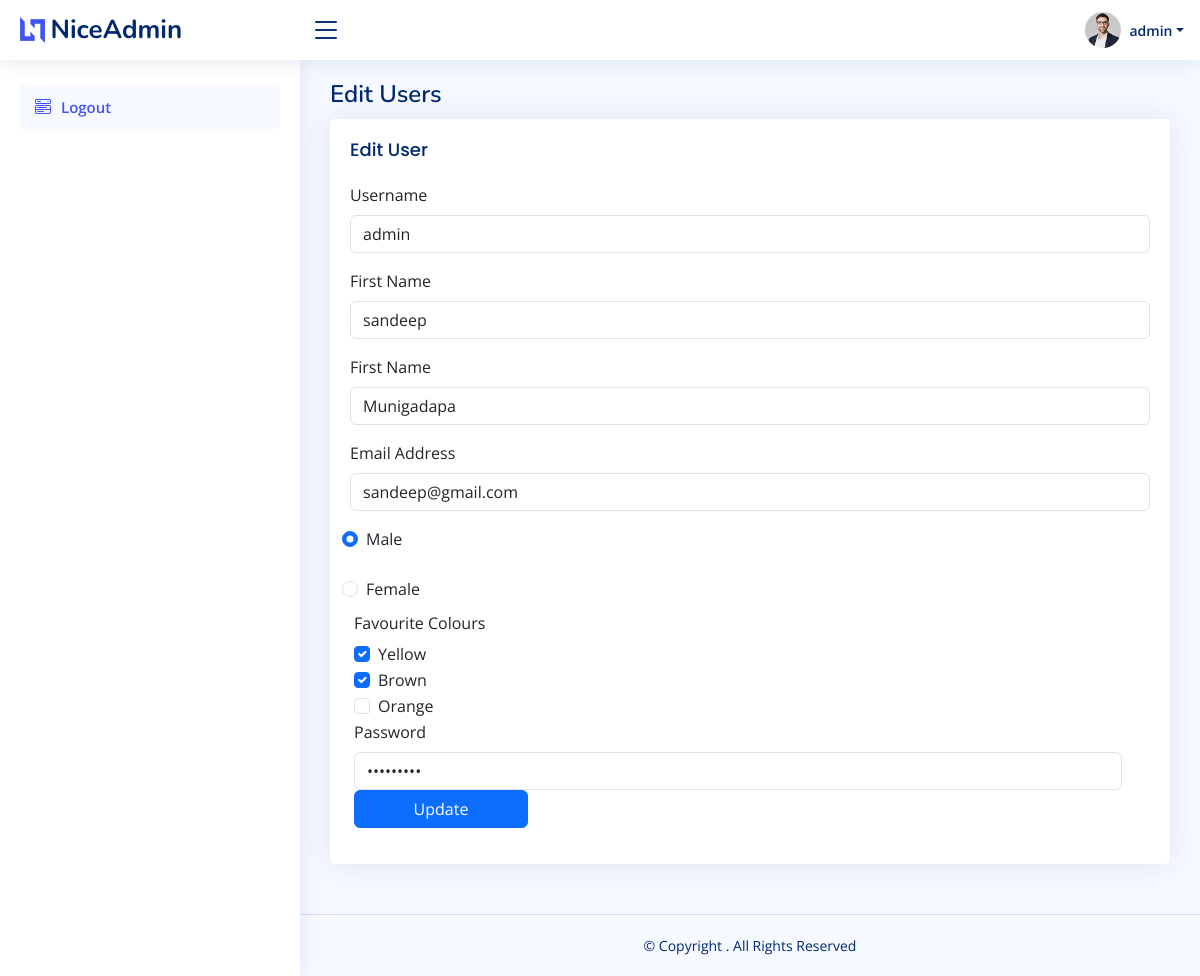
Screenshot of /edit_user.php?user_id=1 (signed in) with the database file from the repository.
### tables this page shows
CREATE TABLE `users` (
  `id` int(11) NOT NULL,
  `first_name` varchar(255) NOT NULL,
  `last_name` varchar(255) NOT NULL,
  `email_id` varchar(255) NOT NULL,
  `gender` varchar(255) NOT NULL,
  `fav_colors` text NOT NULL,
  `user_name` text NOT NULL,
  `password` varchar(255) NOT NULL,
  `role` int(11) NOT NULL,
  `datetime` datetime NOT NULL,
  `is_exist` int(11) NOT NULL DEFAULT 1
);

### edit_user.php (the view, shortened to what this page needs)
<!DOCTYPE html>
<html lang="en">
<?php include('dbconfig.php');?>
<?php include('head.php');
$user_id = $_GET['user_id'];
?>
<body>
  <?php include('header.php');?>
  <?php include('sidebar.php');?>
  <main id="main" class="main">
    <div class="pagetitle">
      <h1>Edit Users</h1>
    </div>
    <section class="section">
      <div class="row">
        <div class="col-lg-12">
          <div class="card">
            <div class="card-body">
              <?php
              $sql="SELECT * FROM users WHERE id='$user_id'";
              $res = mysqli_query($db,$sql);
              $row = mysqli_fetch_assoc($res);
              $color = $row['fav_colors'];
              $each_color = explode(',',$color);
              ?>
<h5 class="card-title">Edit User</h5>
              <form class="row g-3" method="post">
            <div class="col-12">
                <label for="yourUsername" class="form-label">Username</label>
                <div class="input-group">
                  <input type="text" placeholder="Enter User Name" value="<?php echo $row['user_name'];?>" name="u_user_name" class="form-control" id="yourUsername" required>
                </div>
              </div>
              <div class="col-12">
                <label for="yourName" class="form-label">First Name</label>
                <input type="text" value="<?php echo $row['first_name'];?>" name="u_first_name" placeholder="Enter First Name"  class="form-control" id="yourName" required>
              </div>
              <div class="col-12">
                <label for="yourName" class="form-label">First Name</label>
                <input type="text" value="<?php echo $row['last_name'];?>" name="u_last_name" placeholder="Enter Last Name"  class="form-control" id="yourName" required>
              </div>
              <div class="col-12">
                <label for="yourEmail" class="form-label">Email Address</label>
                <input type="email" value="<?php echo $row['email_id'];?>" placeholder="Enter Your Email" name="u_email_id" class="form-control" id="yourEmail" required>
              </div>
                      <div class="form-check">
                        <label for="yourEmail" class="form-label">Male</label>
                        <input class="form-check-input" type="radio" name="u_gender" value="Male" <?php if($row['gender']=='Male'){echo 'Checked';}?>>
                      </div>
                      <div class="form-check">
                        <label for="yourEmail" class="form-label">Female</label>
                        <input class="form-check-input" type="radio" name="u_gender" value="Female" <?php if($row['gender']=='Female'){echo 'Checked';}?>>
                      </div>
                      <div class="row mb-3">
                      <legend class="col-form-label pt-0">Favourite Colours</legend>
                      <div class="col-sm-10">
                      <div class="form-check">
                      <label class="form-check-label">
                        Yellow
                        </label>
                        <input class="form-check-input" name="u_fav_colors[]"
                       value="Yellow"
                          <?php if(in_array("Yellow",$each_color)){echo 'Checked';}?>
                        type="checkbox" id="gridCheck2" >
                      </div>
                      <div class="form-check">
                      <label class="form-check-label">
                        Brown
                        </label>
                        <input class="form-check-input" name="u_fav_colors[]"
                       value="Brown"
                          <?php if(in_array("Brown",$each_color)){echo 'Checked';}?>
                        type="checkbox" id="gridCheck2" >
                      </div>
                      <div class="form-check">
<label class="form-check-label" for="gridCheck2">
Orange
  </label>
  <input class="form-check-input" name="u_fav_colors[]"
 value="Orange"
    <?php if(in_array("Orange",$each_color)){echo 'Checked';}?>
  type="checkbox" id="gridCheck2" >
</div>
                  </div>
              <div class="col-12">
                <label for="yourPassword"  class="form-label">Password</label>
                <input type="password" value="<?php echo $row['password'];?>" placeholder="Enter Password" name="u_password" class="form-control" id="yourPassword" required>
              </div>
              <div class="col-3">
                <button class="btn btn-primary w-100" type="submit" name="update">Update</button>
              </div>
            </form>
            </div>
          </div>
        </div>
      </div>
    </section>
  </main>
  <?php include('footer.php');?>
</body>
</html>

### assets/css/style.css (style rules this page uses)
:root { scroll-behavior: smooth; }
body { font-family: "Open Sans", sans-serif; background: #f6f9ff; color: #444444; }
h1, h2, h3, h4, h5, h6 { font-family: "Nunito", sans-serif; }
#main { margin-top: 60px; padding: 20px 30px; transition: all 0.3s; }
.pagetitle { margin-bottom: 10px; }
.pagetitle h1 { font-size: 24px; margin-bottom: 0; font-weight: 600; color: #012970; }
.card { margin-bottom: 30px; border: none; border-radius: 5px; box-shadow: 0px 0 30px rgba(1, 41, 112, 0.1); }
.card-title { padding: 20px 0 15px 0; font-size: 18px; font-weight: 500; color: #012970; font-family: "Poppins", sans-serif; }
.card-body { padding: 0 20px 20px 20px; }
@media (min-width: 1200px) { #main, #footer { margin-left: 300px; } }

### rows the page displays
users: u_user_name "admin", u_first_name "sandeep", u_last_name "Munigadapa", u_email_id "sandeep@gmail.com", gender "☑", fav_colors "☑"

### other values shown
$_SESSION['user_name'] "admin"
